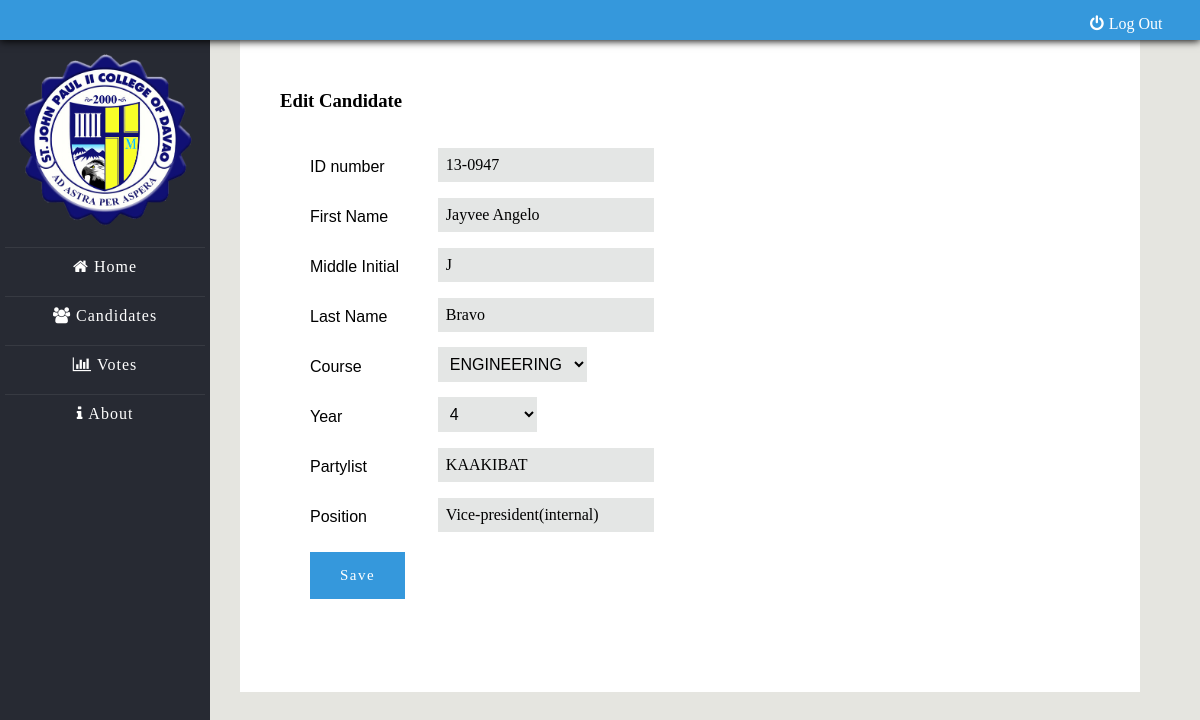
/JP2CDvotingsystem/editCandidates.php?id=13-0947 (signed in), run on the app's committed database.
### tables this page shows
CREATE TABLE IF NOT EXISTS `candidates` (
  `candidate_id` int(24) NOT NULL AUTO_INCREMENT,
  `id_number` varchar(56) NOT NULL,
  `firstname` varchar(255) NOT NULL,
  `lastname` varchar(255) NOT NULL,
  `mi` varchar(25) NOT NULL,
  `course` varchar(255) NOT NULL,
  `year` int(50) NOT NULL,
  `partylist` varchar(255) NOT NULL,
  `position` varchar(25) NOT NULL,
  PRIMARY KEY (`candidate_id`)
);

### JP2CDvotingsystem/editCandidates.php (the view, shortened to what this page needs)
<?php
require 'connect_database.php';
?>
<?php
	$editCandidate = "";
if(isset($_GET['id'])){
		$id = $_GET['id'];
		$sql = "SELECT * FROM candidates WHERE id_number = '$id'";
		$query = mysqli_query($con,$sql);
		$rowCount = mysqli_num_rows($query);
		if($rowCount > 0){
			while($row = mysqli_fetch_array($query)){
				$idnumber = $row["id_number"];
				$firstname = $row["firstname"];
				$mi = $row["mi"];
				$lastname = $row["lastname"];
				$course = $row["course"];
				$year = $row["year"];
				$partylist = $row["partylist"];
				$position = $row["position"];
				$editCandidate = '<tr>
									<td>ID number</td>
									<td>
										<input type="text" class="code" name="idnumber" value="'.$idnumber.'"" maxlength="7">
									</td>
								</tr>
								<tr>
									<td>First Name</td>
									<td><input type="text" name="firstname" value="'.$firstname.'"></td>
								</tr>
								<tr>
								 <td>Middle Initial &nbsp</td>
								 <td><input type="text" name="mi" value="'.$mi.'"></td>
								 </tr>
								 <tr>
								  <td>Last Name &nbsp</td>
								  <td><input type="text" name="lastname" value="'.$lastname.'"></td>
								  </tr>
								  <tr>
								  <td>Course</td>
								  <td><select name="course">
								  	<option value="'.$course.'" selected>'.$course.'</option>
								  	<option value="BA">BA</option>
									<option value="CRIM">CRIM</option>
									<option value="CHM">CHM</option>
									<option value="EDUC">EDUC</option>
									<option value="ENGINEERING">ENGINEERING</option>
									<option value="ICT">ICT</option>
									<option value="NURSING">NURSING</option>
								  </select >
								  <td>
								  </tr>
								  <tr>
								  <td>Year</td>
								  <td>
								  	<select name="year">
								  	<option value="'.$year.'" selected>'.$year.'</option>
								  	<option value="1">1st year</option>
									<option value="2">2nd year</option>
									<option value="3">3rd year</option>
									<option value="4">4th year</option>
								  </select></td>
								  </tr>
								  <tr>
								  <td>Partylist</td>
								  <td>
								  <input type="text" name="partylist" value="'.$partylist.'">
								  </td>
								  </tr>
								  <tr>
								  <td>Position</td>
								  <td><input type="text" name="position" value="'.$position.'"></td>
								  </tr>
								  ';
			}
		}
	}
?>
<!DOCTYPE html>
<html>
<head>
<link rel="stylesheet" href="style.css" media="screen" />
<link rel="stylesheet" href="normalize.css" />
</head>
<body>
<div class="nav">
	<ul>
		<li><a href="logout.php"><i class="fa fa-power-off"></i>Log Out</a></li>
		<li><a href="" id="para1" ></a></li>
	</ul>
</div>
<div class="left-bar">
<img src="images/	222.png" width="190" height="190" style="margin: 15px 0 0 10px;">
	<ul>
		<li><a href="admin.php"><i class="fa fa-home fa-1g"></i>Home</a></li>
		<li><a href="candidates.php"><i class="fa fa-users fa-1g"></i>Candidates</a></li>
		<li><a href="results.php"><i class="fa fa-bar-chart fa-1g"></i>Votes</a></li>
		<li><a href="about.php"><i class="fa fa-info fa-1g"></i>About</a></li>
	</ul>
</div>
<div class="main-content">
	<h3>Edit Candidate</h3>
	<form method="POST" class="editCandidates" name="editCandidates" action="editCandidates.php" style="width: 90%;height: 500px">
	<table>
	<?php echo $editCandidate; ?>
	</table>
	<input type="submit" name="submit" value="Save" style="margin-bottom:10px;">
	</form>
</div>
</body>
</html>

### JP2CDvotingsystem/style.css (style rules this page uses)
body { padding: 0; margin: 0; background:#e5e5e0; }
* { margin:0; }
a { text-decoration:none; }
.nav { position:fixed; width: 100%; height: 2.5em; background:#3598dc; box-shadow :0px 0.6px 8px #000; z-index:999; }
.nav ul { list-style: none; margin: 0 ; padding: 0; overflow:hidden; }
.nav li { float:right; }
.nav ul li a { color: #fff; font-family:'Lato-Black'; text-decoration: none; margin-top: 15px; margin-right: 10px; display:block; width: 100px; transition: all ease .2s; }
.fa { margin-right:5px; }
.left-bar { position:fixed; top:30px; width: 210px; height: 750px; background:#272a33; }
.left-bar ul { position:relative; left:-35px; list-style:none; float:left; width: 200px; margin-left:0; display:block; }
.left-bar li { display:block; padding-top: 10px ; height: 30px; margin-top: 8px; border-top: 1px solid #373a42; text-align:center; transition:.2s all ease; }
.left-bar li a { margin-top: 5px; padding: 10px 35px 10px 35px; letter-spacing: 1px; font-family:'Lato-Black'; color:#fff; }
.main-content { margin-top: 40px; margin-left: 15em; min-width:840px; float:left; padding-left: 40px; padding-right: 20px; padding-top: 50px; background:#fff; min-height: 100%; }
.main-content input[type="text"],.main-content select { margin-bottom: 5px; padding: 8px; border:none; background:#f2f2ed; }
.main-content input[type="submit"] { margin-top: 10px; margin-bottom: 20px; padding: 15px 30px 15px 30px; border:none; font-family:'Lato-Black'; font-size: 15px; letter-spacing: .1em; color:#fff; background:#3598dc; }
.main-content h3,h2 { font-family:'Lato-Black'; }
.main-content input[type="text"] { font-family:'Lato-Semibold'; }
.cc input, select { margin-left: 5px; }
.editCandidates { width: 90%; height: 120px; padding: 30px; margin-bottom: 20px; }
.editCandidates input[type="text"],.editCandidates select { background:#e4e6e5; }

### JP2CDvotingsystem/editCandidates.php (style rules this page uses)
td { height: 50px; padding-right: 30px; }

### data on the page
candidates: idnumber "13-0947", firstname "Jayvee Angelo", mi "J", lastname "Bravo", course "ENGINEERING", year "4", partylist "KAAKIBAT", position "Vice-president(internal)"
